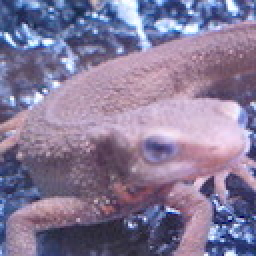
#> input picture Question_11_20/image_11_20/imori.jpg, 128 x 128 px (shown 2 times larger)
$ python q14.py   (older library calls are emulated)
#> lines starting #> are read from the running program, lines starting #| are printed output that depends on the picture
### Question_01_10/q2.py
import cv2
import numpy as np

def Gray(img_color):
    R = img_color[:,:,2].copy()
    G = img_color[:,:,1].copy()
    B = img_color[:,:,0].copy()

    img_gray = 0.2126 * R + 0.7152 * G + 0.0722 * B
    img_gray = img_gray.astype(np.uint8)
    return img_gray

# [8 lines that do not run on import are left out]

### Question_11_20/q14.py
import sys
sys.path.append("..")
import cv2
import numpy as np
from Question_01_10.q2 import Gray

def zero_padding(_img, K_size = 3):
    img = _img.copy()
    pad = K_size//2
    out = np.pad(img, [(pad,pad), (pad,pad)], "constant")
    return out

def differentialfilter(_img, K_size = 3):
    img = _img.copy()
    pad = K_size//2
    if len(img.shape) == 3:
        H,W,C = img.shape
    else:
        img = np.expand_dims(img ,axis = -1)
        H, W, C = img.shape

    img_zero = zero_padding(_img)
    out = np.zeros_like(img_zero).astype(np.float)
    tmp = img_zero.copy().astype(np.float)

    out_v = out.copy()
    out_h = out.copy()

    #prepare Kernel
    Kernel_v = [[0., -1., 0.], [0., 1., 0.], [0., 0., 0.]]
    Kernel_h = [[0., 0., 0.],[-1., 1., 0.], [0., 0., 0.]]


    for y in range(H):
        for x in range(W):
            out_v[pad+y,pad+x] = np.sum(Kernel_v* (tmp[y: y + K_size, x: x + K_size]))
            out_h[pad+y,pad+x] = np.sum(Kernel_h*(tmp[y: y + K_size, x: x + K_size]))


    out_v = np.clip(out_v, 0, 255)
    out_h = np.clip(out_h, 0, 255)
    out_v = out_v[pad:pad+H,pad:pad+W].astype(np.uint8)
    out_h = out_h[pad:pad+H,pad:pad+W].astype(np.uint8)

    print(out_v)
    print(out_h)
    return out_v, out_h


img = cv2.imread("./image_11_20/imori.jpg").astype(np.float)
img_gray = Gray(img)
#> in Gray, `R = img_color[:,:,2].copy()`:
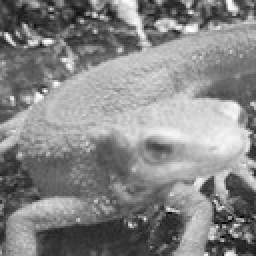
#> R: shape (128, 128) float64 (shown 2 times larger); min 0, max 255, mean 134.1
#> in Gray, `G = img_color[:,:,1].copy()`:
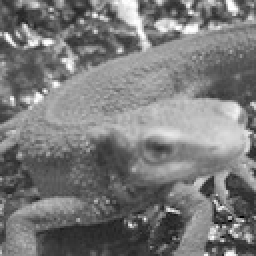
#> G: shape (128, 128) float64 (shown 2 times larger); min 0, max 255, mean 121.8
#> in Gray, `B = img_color[:,:,0].copy()`:
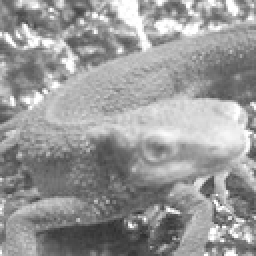
#> B: shape (128, 128) float64 (shown 2 times larger); min 46, max 255, mean 152.8
img_ans_v, img_ans_h = differentialfilter(img_gray)
#> in zero_padding, `out = np.pad(img, [(pad,pad), (pad,pad)], "constant")`:
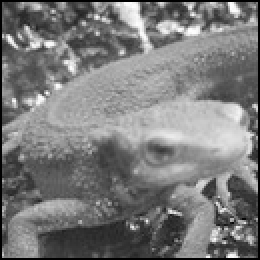
#> out: shape (130, 130) (shown 2 times larger); min 0, max 254, mean 122.3
#> after the loop in differentialfilter, `for y in range(H):`:
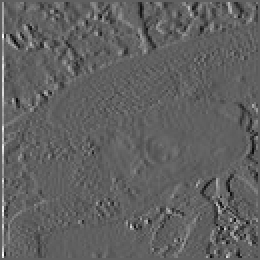
#> out_h: shape (130, 130) float64 (shown 2 times larger); min -120, max 197, mean 0.8; drawn with min black and max white
#> after the loop in differentialfilter, `for y in range(H):`:
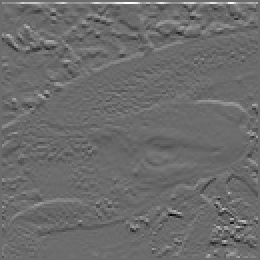
#> out_v: shape (130, 130) float64 (shown 2 times larger); min -186, max 253, mean 0.8; drawn with min black and max white
#> in differentialfilter, `out_h = out_h[pad:pad+H,pad:pad+W].astype(np.uint8)`:
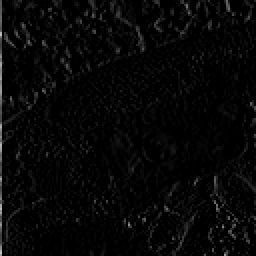
#> out_h: shape (128, 128) (shown 2 times larger); min 0, max 197, mean 6.8
#> (printed output is left out)
#> (printed output is left out)

cv2.imwrite("./image_11_20/answer14_v.jpg", img_ans_v)
cv2.imshow("result_v", img_ans_v)
while cv2.waitKey(100) != 27:# loop if not get ESC
#> (key Esc is pressed here)
    if cv2.getWindowProperty('result_v',cv2.WND_PROP_VISIBLE) <= 0:
        break
cv2.destroyWindow('result_v')


cv2.imwrite("./image_11_20/answer14_h.jpg", img_ans_h)
cv2.imshow("result_h", img_ans_h)
while cv2.waitKey(100) != 27:
#> (key Esc is pressed here)
    if cv2.getWindowProperty('result_h',cv2.WND_PROP_VISIBLE) <= 0:
        break
cv2.destroyWindow('result_h')
cv2.destroyAllWindows()
